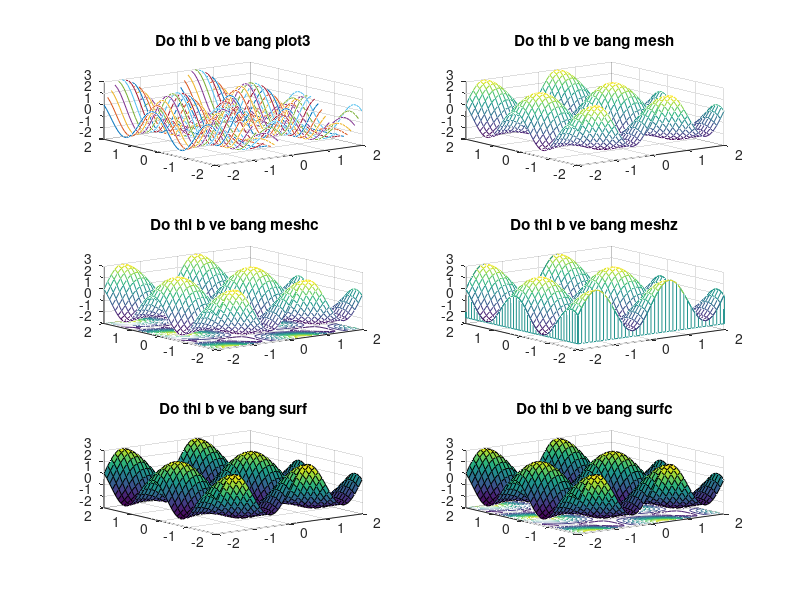

This figure's MATLAB source:
[x,y]=meshgrid([-2 : 0.1 : 2]);

subplot (3,2,1);
f2 = sin(pi*x) + cos(pi*y) + sin(pi*x + pi*y);
plot3(x,y,f2);
grid on;
title('Do thi b ve bang plot3');

subplot(3,2,2);
f2 = sin(pi*x) + cos(pi*y) + sin(pi*x + pi*y);
mesh(x,y,f2);
grid on;
title('Do thi b ve bang mesh');

subplot(3,2,3);
f2 = sin(pi*x) + cos(pi*y) + sin(pi*x + pi*y);
meshc (x,y,f2);
grid on;
title(' Do thi b ve bang meshc');

subplot (3,2,4);
f2 = sin(pi*x) + cos(pi*y) + sin(pi*x + pi*y);
meshz (x,y,f2);
grid on;
title('Do thi b ve bang meshz');

subplot(3,2,5);
f2 = sin(pi*x) + cos(pi*y) + sin(pi*x + pi*y);
surf (x,y,f2);
grid on;
title('Do thi b ve bang surf');

subplot(3,2,6);
f2 = sin(pi*x) + cos(pi*y) + sin(pi*x + pi*y);
surfc (x,y,f2);
grid on;
title('Do thi b ve bang surfc');